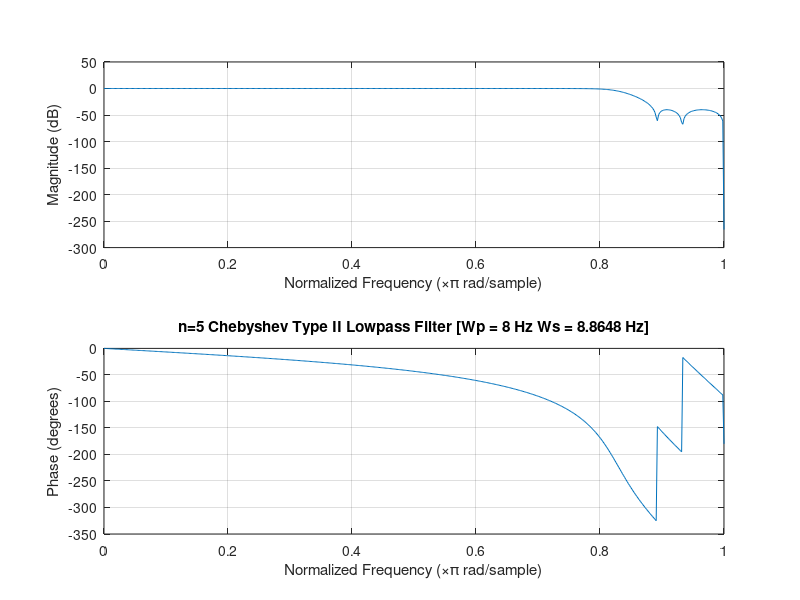

The MATLAB script that drew this image:
Fs = 20;
Wp = .8; Ws = .9;
Rp = 1; Rs = 40;
[n,Ws] = cheb2ord(Wp,Ws,Rp,Rs);
[b,a] = cheby2(n,Rs,Ws);

freqz(b,a); 
tt=sprintf("n=%d Chebyshev Type II Lowpass Filter [Wp = %d Hz Ws = %d Hz]",n,Wp*Fs/2,Ws*Fs/2);
title(tt);
